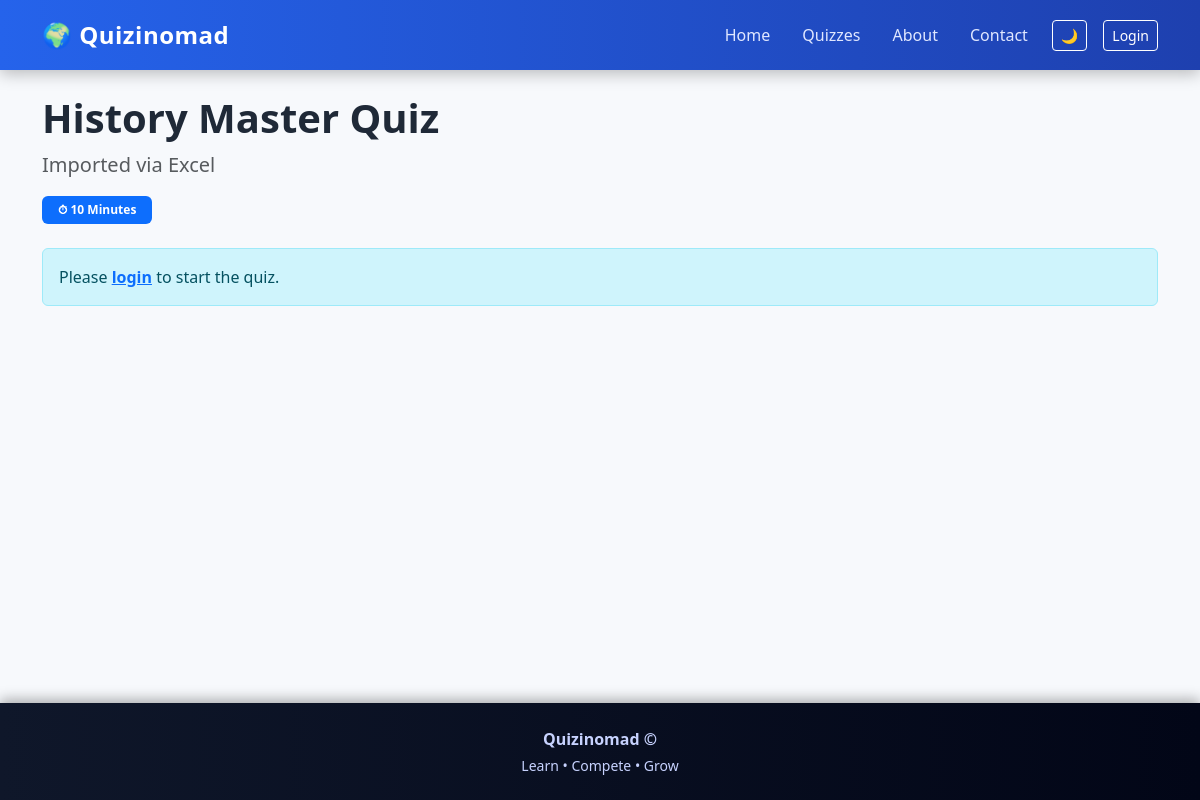
Page /quiz/24/ on the committed database.
### myapp/models.py (models this page shows, shortened)
class Quiz(models.Model):
    title = models.CharField(max_length=200)
    description = models.TextField(blank=True)
    overview = models.TextField(
        blank=True,
        help_text="Short overview shown on quiz detail page"
    )
    rules = models.TextField(
        blank=True,
        help_text="Quiz rules (time, attempts, marking)"
    )
    topics_covered = models.TextField(
        blank=True,
        help_text="Comma separated topics"
    )
    difficulty_label = models.CharField(
        max_length=50,
        blank=True,
        help_text="Easy / Medium / Hard / Mixed"
    )
    category = models.ForeignKey(
        Category,
        related_name="quizzes",
        on_delete=models.SET_NULL,
        null=True,
        blank=True
    )
    time_limit = models.PositiveIntegerField(default=20)
    is_published = models.BooleanField(default=False)
    created_at = models.DateTimeField(auto_now_add=True)

### myapp/views.py (the view)
# urls.py: path("quiz/<int:pk>/", views.quiz_detail, name="quiz_detail"),
def quiz_detail(request, pk):
    quiz = get_object_or_404(Quiz, pk=pk, is_published=True)
    return render(request, "myapp/quiz_detail.html", {"quiz": quiz})

### myapp/templates/myapp/quiz_detail.html (shortened to what this page needs)
{% extends 'myapp/base.html' %}
{% load static %}
{% block content %}
<section class="quiz-detail">
  <div class="mb-4">
    <h1 class="fw-bold">{{ quiz.title }}</h1>
    {% if quiz.description %}
      <p class="text-muted fs-5">{{ quiz.description }}</p>
    {% endif %}
    <div class="d-flex flex-wrap gap-3 mt-3">
      <span class="badge bg-primary px-3 py-2">
        ⏱ {{ quiz.time_limit }} Minutes
      </span>
    </div>
  </div>
  <div class="mb-5">
    {% if user.is_authenticated %}
      <a href="{% url 'myapp:take_quiz' quiz.pk %}" class="btn btn-success btn-lg">
        ▶ Start Quiz
      </a>
    {% else %}
      <div class="alert alert-info">
        Please <a href="{% url 'login' %}" class="fw-semibold">login</a> to start the quiz.
      </div>
    {% endif %}
  </div>
</section>
{% endblock %}

### static/myapp/css/style.css (style rules this page uses)
:root { --bg-main: #f7f9fc; --text-main: #1f2937; --nav-gradient: linear-gradient(90deg, #2563eb, #1e40af); --footer-gradient: linear-gradient(90deg, #0f172a, #020617); --card-bg: #ffffff; --accent: #38bdf8; }
body { background-color: var(--bg-main); color: var(--text-main); font-family: system-ui, -apple-system, BlinkMacSystemFont, "Segoe UI", sans-serif; transition: background 0.3s ease, color 0.3s ease; }

### rows in the picture
Quiz: title "History Master Quiz", description "Imported via Excel", time_limit "10"
